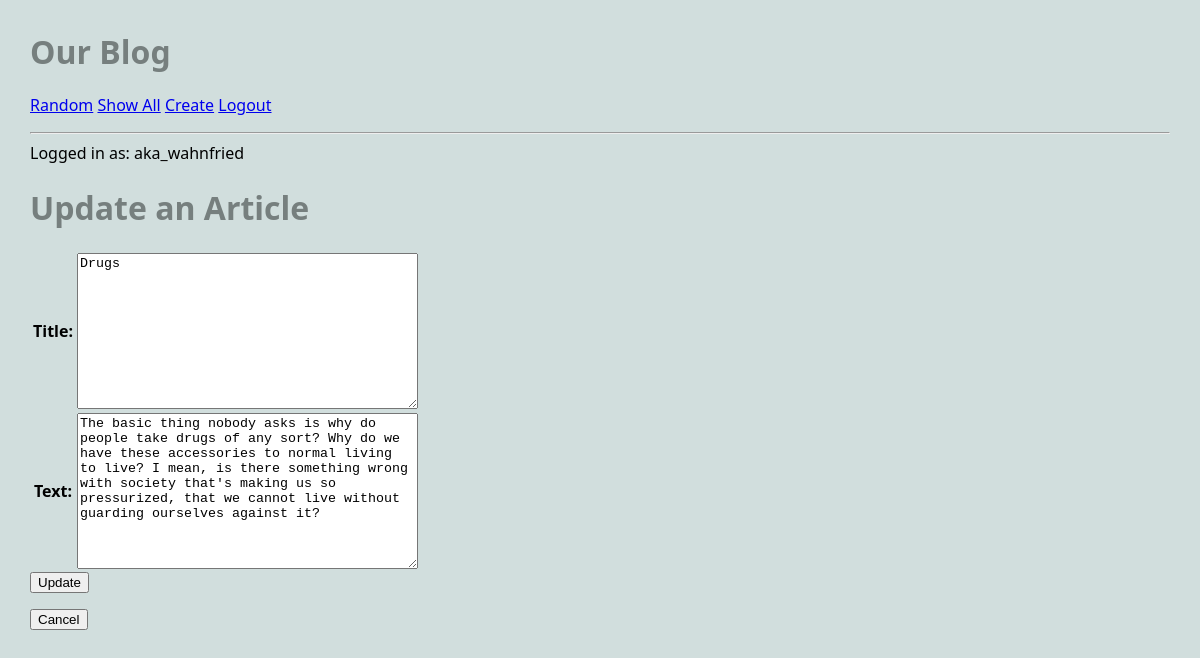
The page /blog/article/3/update (signed in) on the database its author committed.
### blog/models.py (models this page shows, shortened)
class Article(models.Model):
    title = models.TextField(blank=True)
    author = models.TextField(blank=True)
    text = models.TextField(blank=True)
    published = models.DateTimeField(auto_now=True)
    image_file = models.ImageField(blank=True)
    user = models.ForeignKey(User, on_delete=models.CASCADE)

### blog/views.py (the view)
# urls.py: path('article/<int:pk>/update', UpdateArticleView.as_view(), name="update_article"),
class UpdateArticleView(UpdateView):
    model = Article
    form_class = UpdateArticleForm
    template_name = "blog/update_article_form.html"

### blog/forms.py
class UpdateArticleForm(forms.ModelForm):
    class Meta:
        model = Article
        fields = ['title', 'text']

### blog/templates/blog/update_article_form.html (shortened to what this page needs)
{% extends 'blog/base.html' %}
{% block content %}
<h1>Update an Article</h1>
<form action="{% url 'update_article' article.pk %}" method="POST"
enctype="multipart/form-data">
    <table>
        {{form.as_table}}
    </table>
    <input type="submit" name="submit" value="Update">
</form>
<form action="{% url 'article' article.pk %}" method="GET">
    <input type="submit" value="Cancel">
</form>
{% endblock %}

### blog/templates/blog/base.html (shortened to what this page needs)
{% load static %}
<html>
    <head>
        <link rel="stylesheet" href="{% static 'blog/styles-blog.css' %}">
    </head>
    <body>
        <head>
            <h1>Our Blog</h1>
            <nav>
                <ul>
                    <li>
                        <a href="{% url 'random' %}">Random</a>
                    </li>
                    <li>
                        <a href="{% url 'show_all' %}">Show All</a>
                    </li>
                    {% if request.user.is_authenticated %}
                    <li>
                        <a href="{% url 'create_article' %}">Create</a>
                    </li>
                    <li>
                        <a href="{% url 'logout_form' %}">Logout</a>
                    </li>
                    {% else %}
                    <li>
                        <a href="{% url 'login' %}">Login</a>
                    </li>
                    {% endif %}
                </ul>
                <hr>
                {% if request.user.is_authenticated %}
                Logged in as: {{request.user}}
                {% else %}
                Not logged in.
                {% endif %}
            </nav>
        </head>
        {% block content %}
        {% endblock %}
    </body>
</html>

### static/blog/styles-blog.css (style rules this page uses)
body { margin: 30px; background: #d1dedd; font-family:'Segoe UI', Tahoma, Geneva, Verdana, sans-serif; }
ul, li { padding: 0px; list-style-type: none; }
h1, h2, h3 { color: #767f7e; }
nav li { display: inline; }

### rows shown on the page
Article: title "Drugs", text "The basic thing nobody asks is why do people take drugs of any sort? Why do we have these accessories to normal living to live? I mean, is there something wrong with society that's making us so pressurized, that we cannot live without guarding ourselves against it?"

### other values the page prints
{{ request.user }} "aka_wahnfried"
